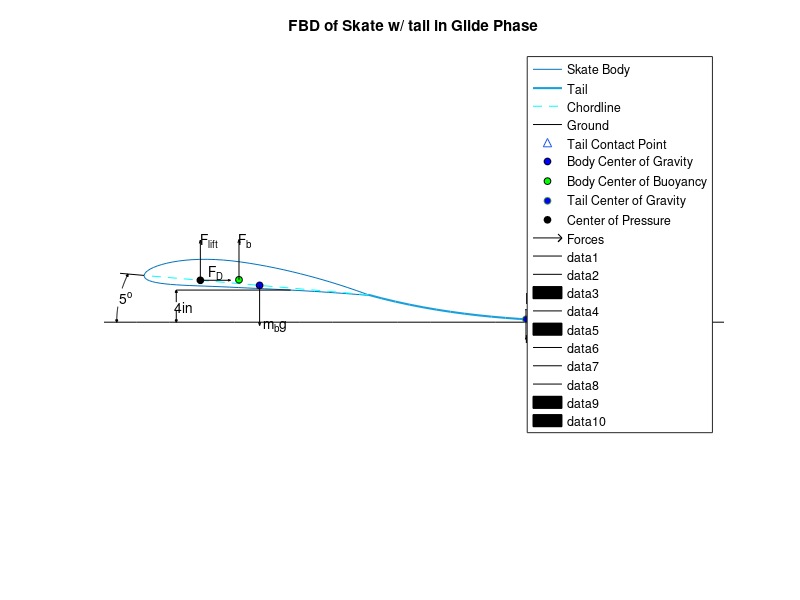
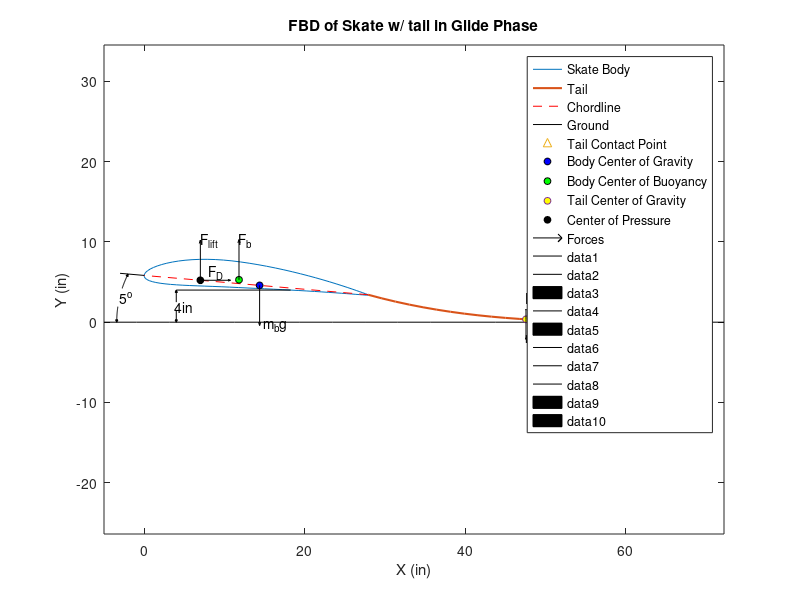

Reproduce these figures in MATLAB, in order.
% function h=createskatefbd()
clc;close all; clear;

h=1;
%variables/constants

for onoff = [0,1];
    for r=5%[4,5,6];                %degrees to rotate the foil/angle of attack
        for altitude=4%[3.5,4,4.5];         %assumed altitude in inches
            
            mountloc=18.25;     %inches from nose to leg mounts
            mkrsz=5;           %marker size for cg,cb,cop
            grext= 5;           %distance to extend the ground on both sides of model
            BTLW=1.5;           %body and tail line width
            bodylength=28;      %length of the skate body
            
            Cgx=14.38;          %body center of gravity location
            Cbx=11.812;         %body center of buoyancy location
            Cpx=7;              %body center of pressure location
            
            

            %quiver variables
            LL=5;               %arrow length
            mxhdsz=.05;         %maximum head size
            fnscale=.5;         %scaling down the arrows of the line load on tail
            tailscale=.5;       %scale for forces on tail (buoyancy and gravity)
            tbygravratio=.5;    %ratio of sizes of buoyant force to gravitaional
            dragscale=.75;      %scaling down drag force so it doesn't overlap
            
            %annotation variables
            altarrowx=4;        %location of altitude annotation
            spce=1;             %size of space for text in altitude annotation
            mxhdsz2=.2;         %maximum arrow head size for dimesions
            arclinext=2;        %extension past nose for angle annotation
            arcspace=10;         %space for text in arc annotation
            centerofcurvature=10; % center of arc annotations

            %% read NACA file
            %first half is top second is bottom
            [X,Y]=textread('naca4412coordinates.txt','%f %f');
            
            % figure
            % plot(X,Y)
            % axis equal
            
            %% Scaling the figure
            SF=(bodylength/(max(X)-min(X)));
            X=X*SF;
            Y=Y*SF;
            
            %% rotate foil 5 degrees
            R= [cosd(r),-sind(r); sind(r),cosd(r)];
            coord=[X,Y];
            coord5=coord*R;
            
            %new x and y coordinates for foil at 5 degree angle of attack
            x=coord5(:,1);
            y=coord5(:,2);
            
            % figure
            % plot(x,y)
            % axis equal
            
            %% Raising to correct altitude.
            %altitude is assumed to be 4 inches.  altitude is 3.25 with extended legs
            %touching the ground so there is an estimated .75 jump from the legs pushing off the
            %ground.  To touch the ground with an angle of attack of 5 degrees the tail
            %need to be about 3feet plus a few inches to lay along the ground.
            %According to some documentation i found, Skates can have a tail about 1.26
            %times as long as the body.  Ours is closer to 1.5 but i feel thats a
            %reasonable difference to still considered bioinspired.
            
            
            xbottom=x(ceil(length(x)/2):end);
            ybottom=y(ceil(length(y)/2):end);
            YI=interp1(xbottom,ybottom,mountloc); %location of chord line at mountlocation
            y=y+altitude-YI;
            
            % figure
            % plot(x,y)
            % axis equal
            
            %% adding tail
            L1=altitude/sind(r);
            x1=L1/cosd(r)-(bodylength-mountloc);
            
            xtail=[x(1),x(1)+x1,x(1)+x1+1,x(1)+x1+2,x(1)+x1+3];
            ytail=[y(1),0,0,0,0];
            
            cs=spline(xtail,ytail);
            xx=linspace(xtail(1),xtail(end),24);
            xtail=xx;
            ytail=ppval(cs,xx);
            
            %starting to plot
            figure
            hbodytail=plot(x,y,xtail,ytail,'LineWidth',BTLW);
            hold on
            axis equal
            
            %contact point
            ind=find(ytail<.05);
            contactpointx=xtail(ind(1));
            contactpointy=0;
            htcon=plot(contactpointx,contactpointy,'^');
            
            %% adding the ground
            groundx=linspace(-grext,max(xtail)+grext,20);
            groundy=zeros(size(groundx));
            hgr=plot(groundx,groundy,'k');
            
            %% add chord line
            [Val,I]=min(x);
            yzero=y(I);
            hchord=plot([x(1),Val],[y(1),yzero],'--r');
            
            
            %% add Cg,Cb,Cop
            
            %body center of gravity
            %Cg estimate.  Put in line with force from legs and on the chord line so that kicking causes
            %minimal rotation.
            
            Cgy=interp1([x(1),Val],[y(1),y(I)],Cgx);
            hcg=plot(Cgx,Cgy,'ok','markersize',mkrsz,'markerfacecolor','b'); %blue
            
            %body center of buoyancy
            %taken from solidworks by changing all parts to same material and finding
            %center of gravity since center of bouyancy is the Cg of the water
            %displaced
            
            Cby=interp1([x(1),Val],[y(1),y(I)],Cbx)+0.478;
            hcb=plot(Cbx,Cby,'ok','markersize',mkrsz,'markerfacecolor','g'); %green
            
            %body center of pressure
            %taken from solidworks flow simulation of skate
            
            Cpy=interp1([x(1),Val],[y(1),y(I)],Cpx);
            hcp=plot(Cpx,Cpy,'ok','markersize',mkrsz,'markerfacecolor','k'); %black
            
            %tail center of gravity/buoyancy
            tcgx=mean(xtail);
            tcgy=interp1(xtail,ytail,tcgx);
            htcg=plot(tcgx,tcgy,'o','markersize',mkrsz,'markerfacecolor','y'); %yellow
            
            
            %% Plot forces
            %Normal force on tail
            fnx=linspace(contactpointx,max(xtail),10);
            fny=ones(size(fnx))*contactpointy;
            fnu=zeros(size(fnx));
            fnv=ones(size(fnx))*LL*fnscale;
            
            %line load
             lnx=[contactpointx,max(xtail)];
             lny=[LL*fnscale,LL*fnscale];
             plot(lnx,lny,'k')
            
            %lift
            fnx(end+1)=Cpx;
            fny(end+1)=Cpy;
            fnu(end+1)=0;
            fnv(end+1)=LL;
            
            %body buoyant force
            fnx(end+1)=Cbx;
            fny(end+1)=Cby;
            fnu(end+1)=0;
            fnv(end+1)=LL;
            
            %body weight
            fnx(end+1)=Cgx;
            fny(end+1)=Cgy;
            fnu(end+1)=0;
            fnv(end+1)=-LL;
            
            %drag
            fnx(end+1)=Cpx;
            fny(end+1)=Cpy;
            fnu(end+1)=LL*dragscale;
            fnv(end+1)=0;
            
            %tail grav
            fnx(end+1)=tcgx;
            fny(end+1)=tcgy;
            fnu(end+1)=0;
            fnv(end+1)=-LL*tailscale;
            
            %tail buoy
            fnx(end+1)=tcgx;
            fny(end+1)=tcgy;
            fnu(end+1)=0;
            fnv(end+1)=LL*tailscale*tbygravratio;
            
            %plot
            %qfn=quiver(fnx,fny,fnu,fnv,LLfraction,'k');
            qfn=quiver(fnx,fny,fnu,fnv,'k','autoscale','off','maxheadsize',mxhdsz);
            %% label forces
            %lift
            text(Cpx,Cpy+5,'F_{lift}')
            text(Cbx,Cby+5,'F_b')
            text(Cpx+1,Cpy+1,'F_D')
            text(Cgx+.5,Cgy-5,'m_bg')
            text(contactpointx-2.5,5*fnscale,'F_N')
            text(tcgx,tcgy+(5*tailscale),'F_{bt}')
            text(tcgx,tcgy-(5*tailscale),'m_tg')
            
            %% legend
            legend([hbodytail;hchord;hgr;htcon;hcg;hcb;htcg;hcp;qfn],'Skate Body','Tail',...
                'Chordline','Ground','Tail Contact Point','Body Center of Gravity',...
                'Body Center of Buoyancy', 'Tail Center of Gravity',...
                'Center of Pressure','Forces')
            
            %% Title and labels
            title('FBD of Skate w/ tail in Glide Phase')
            xlabel('X (in)')
            ylabel('Y (in)')
                
            if onoff==1
                axis on
%                 set(gca,'YMinorTick','on')
%                 grid on
%                 grid minor
            else
                axis off
                whitebg(gcf,'w')
            end
            
            
            %% altitude annotation

            %draw horizontal line from mountloc
            plot([altarrowx,mountloc],[altitude,altitude],'k')
            
            %insert arrows
             altqx=[altarrowx,altarrowx];
             altqy=[(altitude/2)+(spce/2),(altitude/2)-(spce/2)];
             altqu=[0,0];
             altqv=[altitude-((altitude/2)+(spce/2)),-((altitude/2)-(spce/2))];
             
             headheight=altqv(1);
             triangleheight=mxhdsz2*headheight;
             
             %up arrow
             harrline1=plot(altqx,[altqy(1),altitude],'k');
             trix1=[altarrowx,altarrowx+triangleheight/2,altarrowx-triangleheight/2];
             triy1=[altitude,altitude-triangleheight,altitude-triangleheight];
             htri1=fill(trix1,triy1,'k');
             
             %down arrow
             harrline2=plot(altqx,[altqy(2),0],'k');
             trix2=[altarrowx,altarrowx+triangleheight/2,altarrowx-triangleheight/2];
             triy2=[0,triangleheight,triangleheight];
             htri2=fill(trix2,triy2,'k');
             
            %text
             text(altarrowx-.25,altitude/2,[num2str(altitude),'in']);
            %%   Angle annotation
           
            %draw the line
            arclinx=[0,-arclinext,-arclinext-1];
            arcliny=[yzero,yzero+arclinext*tand(r),yzero+(arclinext+1)*tand(r)];
            harclin=plot(arclinx,arcliny,'k');
            
            %common variables
            arcmaxangle=atand(arcliny(2)/abs(centerofcurvature-arclinx(2)));
            radi=arcliny(2)/sind(arcmaxangle);
            extra=radi-abs(centerofcurvature-arclinx(2));
            R2= [cosd(arcmaxangle),-sind(arcmaxangle); sind(arcmaxangle),cosd(arcmaxangle)];
                        
            %top arc
            toparcdegs=linspace(arcmaxangle/2+arcspace/2,arcmaxangle,25);
            toparcx=-(radi*cosd(toparcdegs))+(radi-arclinext-extra);
            toparcy=radi*sind(toparcdegs);
            htoparc=plot(toparcx,toparcy,'k');
            
            %bottom arc
            bottomarcdegs=linspace(arcmaxangle/2-arcspace/2,0,25);
            bottomarcx=-(radi*cosd(bottomarcdegs))+radi-arclinext-extra;
            bottomarcy=(radi*sind(bottomarcdegs));
            hbottomarc=plot(bottomarcx,bottomarcy,'k');
            
            %text
            arctxtx=-(radi*cosd(arcmaxangle/2))+(radi-arclinext-extra);
            arctxty=radi*sind(arcmaxangle/2);
            text(arctxtx,arctxty,[num2str(r),'^{o}'])
            
%%%%%%%%%%%%%%%%%%%%top triangle
            %make at origin
            toparctrix=[0,triangleheight/2,triangleheight];
            toparctriy=[0,triangleheight,0];
            
            %rotate
            tricoord=[toparctrix',toparctriy'];
            tricoordnew=tricoord*R2;
            toparctrix=tricoordnew(:,1)';
            toparctriy=tricoordnew(:,2)';
            
            %translate
            xtran=-arclinext-toparctrix(2);
            ytran=arcliny(2)-toparctriy(2);
            toparctrix=toparctrix+xtran;
            toparctriy=toparctriy+ytran;
            
            %plot
            htoparctri=fill(toparctrix,toparctriy,'k');
            
 %%%%%%%%%%%%%%%%%bottom triangle
             %make at origin
            bottomarctrix=[0,-triangleheight/2,triangleheight/2];
            bottomarctriy=[0,triangleheight,triangleheight];
            
            %translate
            xtran=min(bottomarcx)-bottomarctrix(1);
            ytran=min(bottomarcy)-bottomarctriy(1);
            bottomarctrix=bottomarctrix+xtran;
            bottomarctriy=bottomarctriy+ytran;
            
            %plot
            hbottomarctri=fill(bottomarctrix,bottomarctriy,'k');
            
            
            

            R2= [cosd(arcmaxangle),-sind(arcmaxangle); sind(arcmaxangle),cosd(arcmaxangle)];
        end
    end
end



% end






